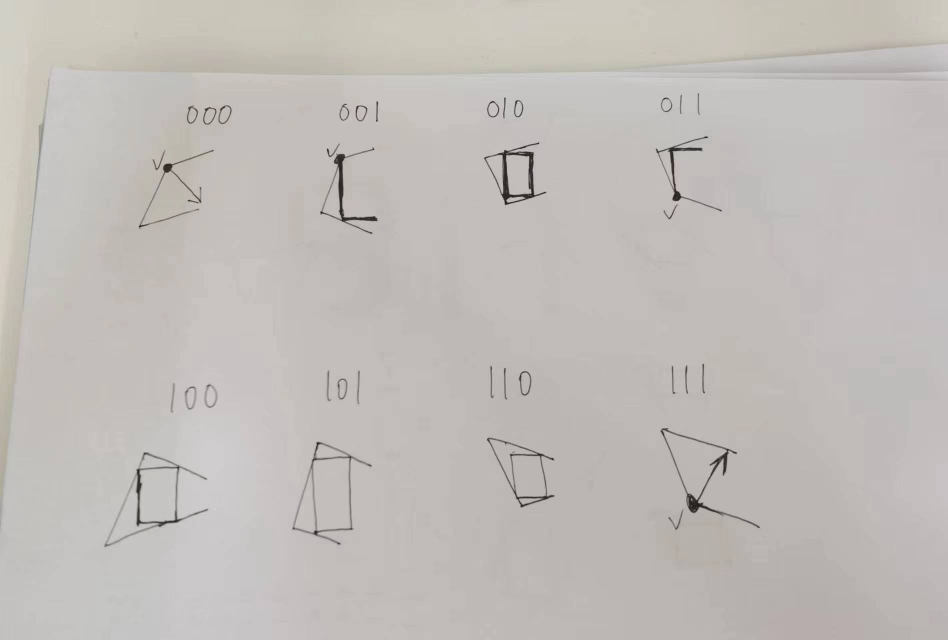
#> input picture projector/WechatIMG745.jpg, 1896 x 1280 px, given in place of the camera (shown at 1/2 size)
$ python main.py
#> lines starting #> are read from the running program, lines starting #| are printed output that depends on the picture; after the words box and inside, x2 and y2 are one past the last pixel; in counts of white or black regions, pixels touching at a corner belong together
import numpy as np
import cv2

# 经典的测试视频
cap = cv2.VideoCapture(1)

cap.set(cv2.CAP_PROP_FRAME_WIDTH, 1920)
cap.set(cv2.CAP_PROP_FRAME_HEIGHT, 1080)
# 形态学操作需要使用
kernel = cv2.getStructuringElement(cv2.MORPH_ELLIPSE, (10, 10))
# 创建混合高斯模型用于背景建模
fgbg = cv2.createBackgroundSubtractorMOG2()

while True:
    ret, frame = cap.read()  # 一帧一帧读取视频
#> frame is the input picture: shape (1280, 1896, 3); mean B, G, R 185.3, 188.9, 193.3
    fgmask = fgbg.apply(frame)  # 将获取到的每一帧图像都应用到当前的背景提取当中，前景置为255，背景置为0
#> fgmask: shape (1280, 1896); every value is 127
    # 形态学中开运算去掉噪音点
    fgmask = cv2.morphologyEx(fgmask, cv2.MORPH_OPEN, kernel)
    # 寻找视频中的轮廓
    contours, hierarchy = cv2.findContours(fgmask, cv2.RETR_EXTERNAL, cv2.CHAIN_APPROX_SIMPLE)
#> contours = [[[0, 0], [0, 1279], [1895, 1279], [1895, 0]]]

    for c in contours:
        # 计算各轮廓的周长
        perimeter = cv2.arcLength(c, True)  # 计算各轮廓的周长
        if perimeter > 188:
            # 找到一个直矩阵(不会旋转)
            x, y, w, h = cv2.boundingRect(c)
            # 画出这个矩阵
            cv2.rectangle(frame, (x, y), (x + w, y + h), (0, 255, 0), 2)
#> this loop made 1 pass
#> (c, perimeter, x, y, w, h) on pass 1: ([[0, 0], [0, 1279], [1895, 1279], [1895, 0]], 6348, 0, 0, 1896, 1280)
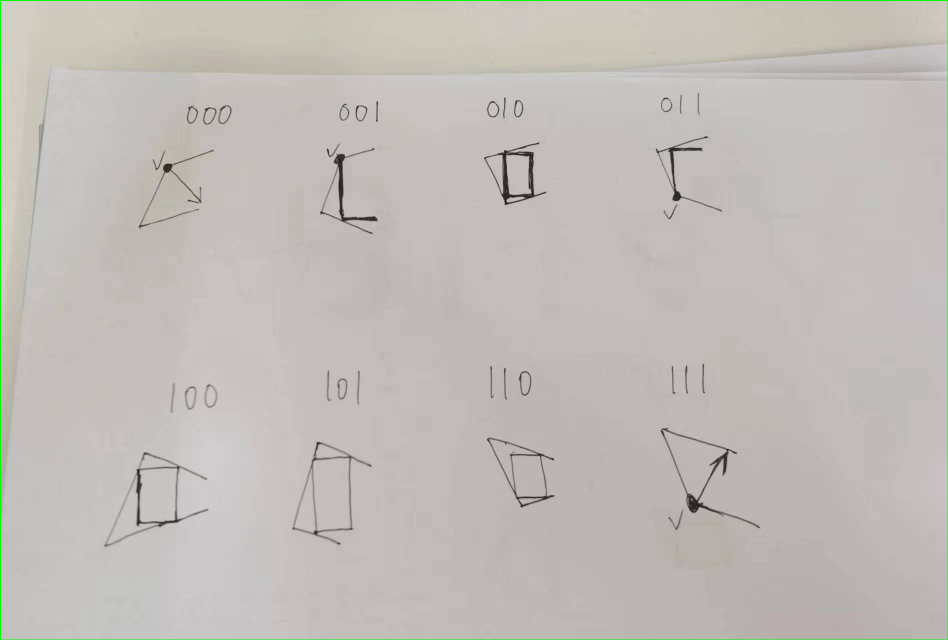
#> frame: shape (1280, 1896, 3) (shown at 1/2 size); 0.39% of pixels changed, all inside (x1, y1, x2, y2) = (0, 0, 1896, 1280)

    cv2.imshow('frame', frame)
    cv2.imshow('fgmask', fgmask)
    k = cv2.waitKey(15) & 0xff
#> (key Esc is pressed here)
    if k == 27:  # 表示Esc退出
        break

cap.release()
cv2.destroyAllWindows()
